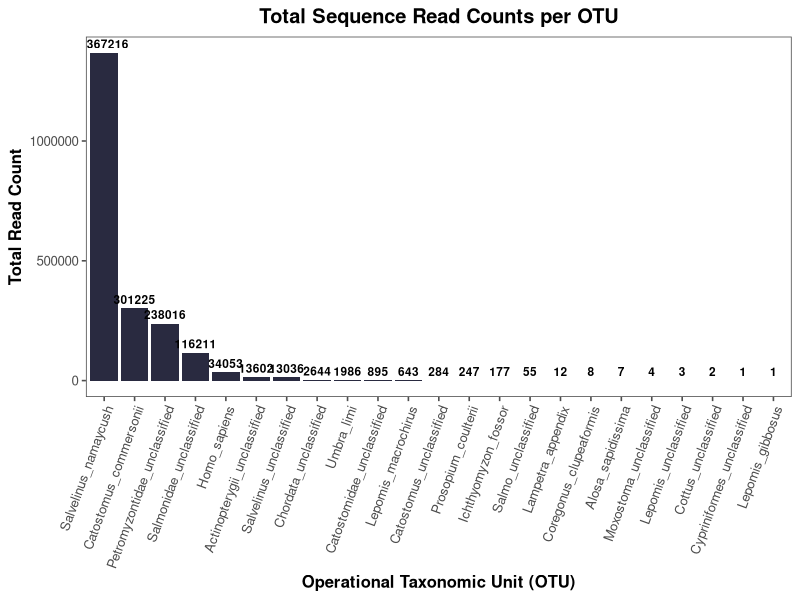
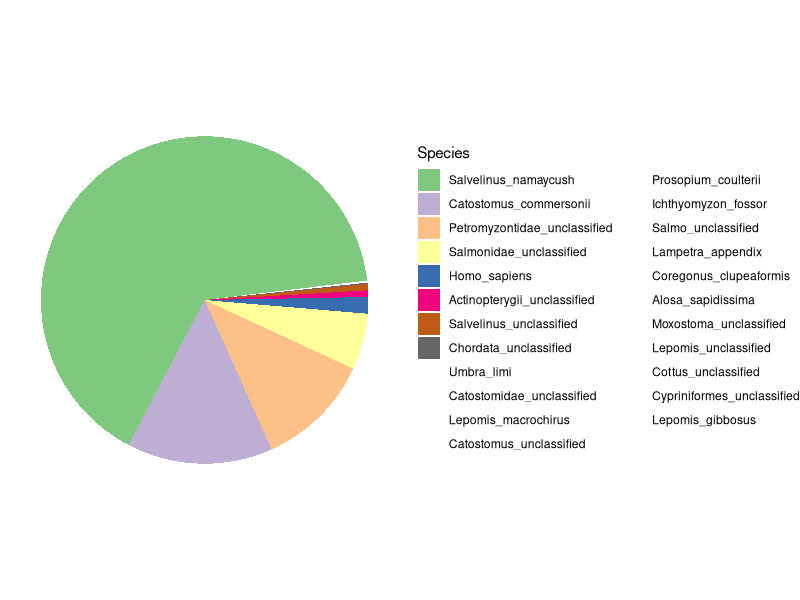

These charts were generated, in order, by the following R code:
library(tidyverse)
library(readxl)
library(ggthemes)


options(scipen = 999)  # removing scientific notation

matrix <- read_excel("./12S_SL_BP_Micro.mothur.community.matrix.xls")
head(matrix)

# change name of first column to indicate the sample
colnames(matrix)[1] <- "Sample"

sums <- colSums(matrix[2:24])
sums <- as.data.frame(sums)

sums$species <- rownames(sums)
rownames(sums) <- NULL  # remove row names from the data frame
sums[,c(1,2)] <- sums[,c(2,1)] # reorder
colnames(sums) <- c("species", "readcounts") 

sums$species <- factor(sums$species, levels = sums$species[order(-sums$readcounts)]) #reorder based on read count

total_reads_barchart <- ggplot(data = sums, aes(x = species, y = readcounts)) +
  geom_bar(stat = "identity", fill = "#292a40") +
  geom_text(aes(label = readcounts), vjust = -0.5, size = 3, fontface = "bold") +
  theme_few()+
  labs(title = "Total Sequence Read Counts per OTU", x = "Operational Taxonomic Unit (OTU)", y = "Total Read Count") +
  theme(axis.text.x = element_text(angle = 70, vjust = 1, hjust=1),
        axis.title.x = element_text(face = "bold"),
        axis.title.y = element_text(face = "bold"),
        plot.title = element_text(hjust = 0.5, face = "bold"))

total_reads_barchart

# pie chart for the total amount of reads
total_reads_piechart <- ggplot(data = sums, aes(x = "", y = readcounts, fill = species)) +
  geom_bar(stat="identity", width=1) +
  coord_polar("y", start=58) +
  theme_void() +
  scale_fill_brewer(palette="Accent")+
  labs(fill = "Species")

total_reads_piechart 

# Final figure was created using these graphs and further visual manipulation 
# in Adobe Photoshop


#---------- some basic stats

nrow(sums) # 23 OTU

total <- sum(sums$readcounts) # 2090328 total reads
total5 <- sum(sums$readcounts[1:4]) # 2056721 total reads in first five
round((total5/total)*100, digits = 2) # 96.76% in first five














